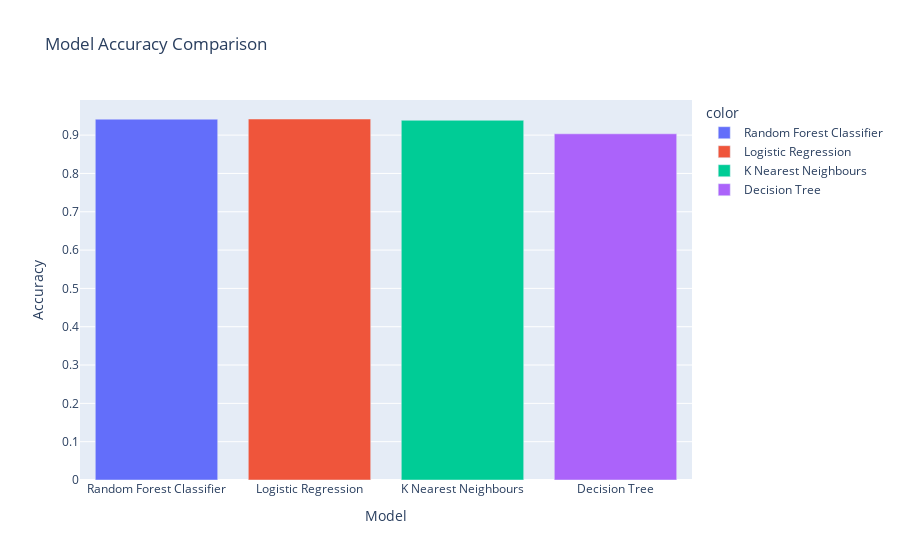

Notebook code for this chart:
### Code cell
import pandas as pd
import plotly.express as px
fig = px.bar(
    x=["Random Forest Classifier", "Logistic Regression", "K Nearest Neighbours", "Decision Tree"],
    y=[randf_accuracy, logr_accuracy, knn_accuracy, dectr_accuracy],
    color=["Random Forest Classifier", "Logistic Regression", "K Nearest Neighbours", "Decision Tree"],
    labels={'x': "Model", 'y': "Accuracy"},
    title="Model Accuracy Comparison")
fig.show()

### Figure 1 — Plotly figure (JSON) as saved in the notebook; plotly's stock layout.template omitted (floating-point values rounded to 4 significant figures)
{"data": [{"alignmentgroup": "True", "hovertemplate": "color=Random Forest Classifier<br>Model=%{x}<br>Accuracy=%{y}<extra></extra>", "legendgroup": "Random Forest Classifier", "marker": {"color": "#636efa", "pattern": {"shape": ""}}, "name": "Random Forest Classifier", "offsetgroup": "Random Forest Classifier", "orientation": "v", "showlegend": true, "textposition": "auto", "type": "bar", "x": ["Random Forest Classifier"], "xaxis": "x", "y": [0.9417], "yaxis": "y"}, {"alignmentgroup": "True", "hovertemplate": "color=Logistic Regression<br>Model=%{x}<br>Accuracy=%{y}<extra></extra>", "legendgroup": "Logistic Regression", "marker": {"color": "#EF553B", "pattern": {"shape": ""}}, "name": "Logistic Regression", "offsetgroup": "Logistic Regression", "orientation": "v", "showlegend": true, "textposition": "auto", "type": "bar", "x": ["Logistic Regression"], "xaxis": "x", "y": [0.9421], "yaxis": "y"}, {"alignmentgroup": "True", "hovertemplate": "color=K Nearest Neighbours<br>Model=%{x}<br>Accuracy=%{y}<extra></extra>", "legendgroup": "K Nearest Neighbours", "marker": {"color": "#00cc96", "pattern": {"shape": ""}}, "name": "K Nearest Neighbours", "offsetgroup": "K Nearest Neighbours", "orientation": "v", "showlegend": true, "textposition": "auto", "type": "bar", "x": ["K Nearest Neighbours"], "xaxis": "x", "y": [0.9388], "yaxis": "y"}, {"alignmentgroup": "True", "hovertemplate": "color=Decision Tree<br>Model=%{x}<br>Accuracy=%{y}<extra></extra>", "legendgroup": "Decision Tree", "marker": {"color": "#ab63fa", "pattern": {"shape": ""}}, "name": "Decision Tree", "offsetgroup": "Decision Tree", "orientation": "v", "showlegend": true, "textposition": "auto", "type": "bar", "x": ["Decision Tree"], "xaxis": "x", "y": [0.9034], "yaxis": "y"}], "layout": {"barmode": "relative", "legend": {"title": {"text": "color"}, "tracegroupgap": 0}, "title": {"text": "Model Accuracy Comparison"}, "xaxis": {"anchor": "y", "domain": [0, 1], "title": {"text": "Model"}}, "yaxis": {"anchor": "x", "domain": [0, 1], "title": {"text": "Accuracy"}}}}
